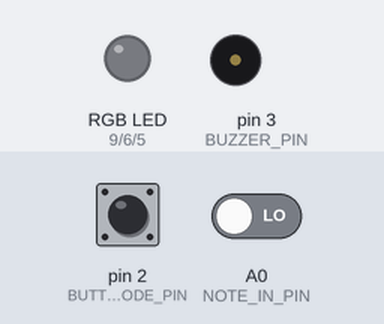
Recording of a sketch running on a simulated Arduino Uno, built with avr-gcc and run on an emulated ATmega328P. Shown: an RGB LED mixed from three pins (HIGH = lit), buzzer (waves = sounding). The inputs (shaded band) are chosen by the test bench; at power-on: pin 2 (BUTTON_MODE_PIN) LOW, A0 (NOTE_IN_PIN) LOW. Dim RGB values are drawn brighter than linear.

Above: at 1.2 s.
1.3 s: pin 2 (BUTTON_MODE_PIN) pulled HIGH for 1 s
At 3.2 s:
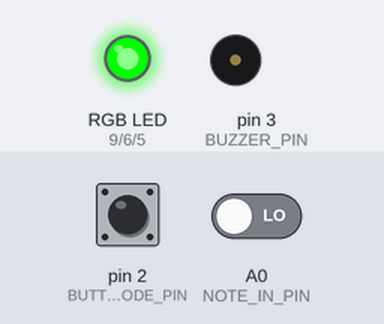
3.8 s: pin 2 (BUTTON_MODE_PIN) pulled HIGH for 3.2 s
At 5.3 s:
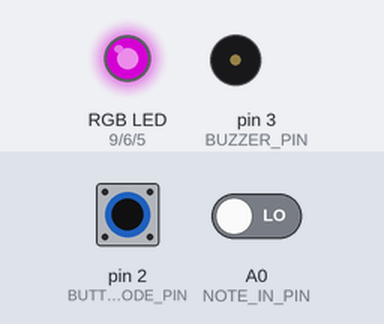
9.0 s: pin 2 (BUTTON_MODE_PIN) pulled HIGH for 0.15 s
At 9.7 s:
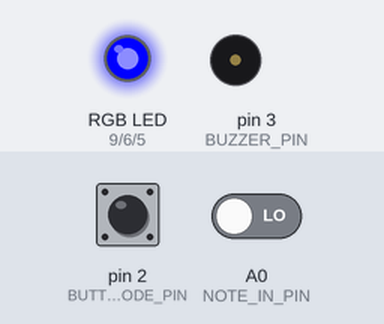
10.8 s: A0 (NOTE_IN_PIN) driven HIGH
At 11.4 s:
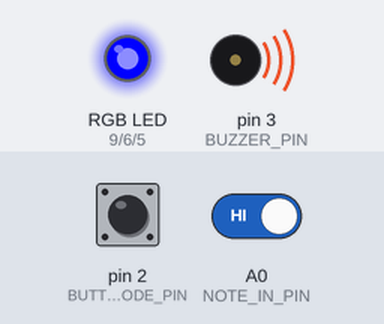
12.3 s: pin 2 (BUTTON_MODE_PIN) pulled HIGH for 0.15 s
At 13.5 s:
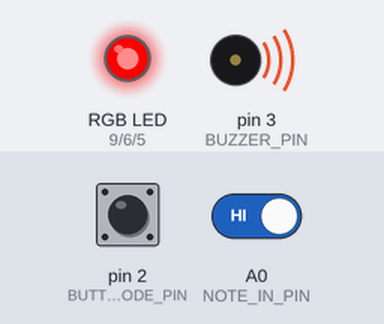
14.2 s: A0 (NOTE_IN_PIN) driven LOW
At 14.7 s:
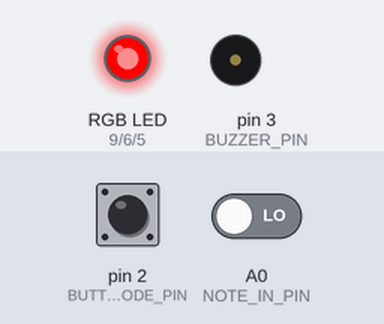
Timing chart, 0 to 16.8 s (numbered marks = the images above; inputs shaded):
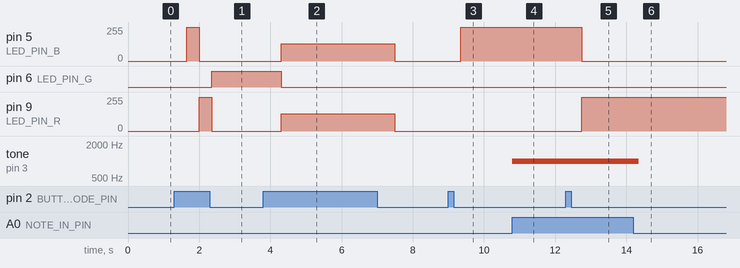

Measured:
- after the input at 1.3 s, pin 5 (LED_PIN_B): 0/255 → 255/255 after 0.35 s, → 0/255 0.35 s later; pin 6 (LED_PIN_G): LOW → HIGH after 1.1 s; pin 9 (LED_PIN_R): 0/255 → 255/255 after 0.70 s, → 0/255 0.35 s later
- after the input at 3.8 s, pin 5 (LED_PIN_B), pin 9 (LED_PIN_R): 0/255 → 128/255 after 0.50 s, → 0/255 3.2 s later; pin 6 (LED_PIN_G): HIGH → LOW after 0.50 s
- after the input at 9.0 s, pin 5 (LED_PIN_B): 0/255 → 255/255 after 0.35 s
- after the input at 10.8 s, tone on pin 3 (BUZZER_PIN): silent → 1000 Hz at once
- after the input at 12.3 s, pin 5 (LED_PIN_B): 255/255 → 0/255 after 0.45 s; pin 9 (LED_PIN_R): 0/255 → 255/255 after 0.45 s
- after the input at 14.2 s, tone on pin 3 (BUZZER_PIN): 1000 Hz → silent after 0.15 s

The sketch:

Petitclerc_Michael_etudeTwo.ino.ino
```cpp
/**********************ETUDE 2 CART 360 2017*******************************
   WELCOME!
   THE PURPOSE OF THIS EXERCISE IS TO DESIGN A VERY SIMPLE KEYBOARD (5 KEYS)
   WHICH ALLOWS YOU TO PLAY LIVE, RECORD, AND PLAYBACK.
   THERE WILL BE A BUTTON WHICH WHEN PRESSED WILL TAKE THE USER TO THE NEXT MODE:
   THERE ARE 5 POSSIBLE MODES
   0 ==  reset    ==   led off == also resets
   1 ==  live     ==   led BLUE
   2 ==  record   ==   led RED
   3 ==  play     ==   led GREEN
   4 ==  loopMODE ==   led PURPLE

   ADDITIONALLY - WHEN THE USER CHANGES MODE,
   THE RGB LED WILL CHANGE COLOR (ACCORDING TO THE SPECIFICATIONS)

   PLEASE FOLLOW THE INSTRUCTIONS IN THE COMMENTS:
   DO NOT ADD ANY MORE FUNCTION DEFINITIONS
   ONLY IMPLEMENT THE FUNCTION DEFINITIONS SUPPLIED
   THERE IS NO NEED TO ADD ANY NEW VARIABLES OR CONSTANTS
   PROVIDE COMMENTS FOR ANY OF THE CODE IMPLEMENTED
   GOOD LUCK!
*/
/**** CONSTANTS ********************************************************/

#define BUTTON_MODE_PIN 2 // Button to change the mode

// constants for RGB LED
#define LED_PIN_R 9 // R PIN
#define LED_PIN_G 6 // G PIN
#define LED_PIN_B 5 // B PIN

// constant for note in (button-resistor ladder on breadboard)
# define NOTE_IN_PIN A0

//constant for max number of notes in array
#define MAX_NOTES 16

// a constant for duration
const int duration = 200;

// constant for pin to output for buzzer
#define BUZZER_PIN 3 // PWM

/******** VARIABLES *****************************************************/
// counter for how many notes we have
int countNotes = 0;
// array to hold the notes played (for record/play mode)
int notes [MAX_NOTES];
int mode = 0; // start at off

/*************************************************************************/


/**********************SETUP() DO NOT CHANGE*******************************/
// Declare pin mode for the single digital input
void setup() {
  pinMode(BUTTON_MODE_PIN, INPUT);
}

/**********************LOOP() DO NOT CHANGE *******************************
   INSTRUCTIONS:
   There is NO NEED to change the loop - it establishes the flow of the program
   We call here 3 functions repeatedly:
   1: chooseMode(): this function will determine the mode that your program is in
   based on if the button (linked to the BUTTON_MODE_PIN) was pressed
   2: setRGB(): will set the color of the RGB LED based on the value of the mode variable
   3: selectMode(): will determine which function to call based on the value of the mode variable

**************************************************************************/
void loop() {
  chooseMode();
  setRGB();
  selectMode();
}
/******************CHOOSEMODE(): IMPLEMENT *********************************
   INSTRUCTIONS:
   Read the value from the Button (linked to the BUTTON_MODE_PIN) and
   if is being pressed then change the mode variable.
   REMEMBER:
   mode == 0 is reset
   mode == 1 is live
   mode == 2 is record
   mode == 3 is play
   mode == 4 is loopMode
   Every time the user presses the button, the program will go to the next mode,
   once it reaches 4, it should go back to mode == 0.
   (i.e. if mode ==2 and we press, then mode ==3) ...
**************************************************************************/
void chooseMode() {
  int buttonVal = digitalRead(BUTTON_MODE_PIN);

  //Checks to see if button is pressed. When it is, mode is increased by 1. Whent he value hits 5, it is reset to 0;
  if (buttonVal == HIGH) {
    mode ++;
    //Small delay to allow smooth rotation of modes.
    delay(350);
  } else if (mode >= 5) {
    mode = 0;
    //Small delay to allow smooth rotation of modes.
    delay(350);
  }
}

/******************SETRGB(): IMPLEMENT *********************************
   INSTRUCTIONS:
   Depending on the value of the mode variable:
   if the mode is 0 - RGB LED IS OFF
   if the mode is 1 - RGB LED IS BLUE
   if mode is 2 - RGB LED IS RED
   if mode is 3 - RGB LED IS GREEN
   if mode is 4 - RGB LED iS PURPLE
   YOU MUST USE A SWITCH CASE CONSTRUCT (NOT A SERIES OF IF / ELSE STATEMENTS
**************************************************************************/
void setRGB() {
  //Sets RGB as outputs on the Arduino
  pinMode(LED_PIN_R, OUTPUT);
  pinMode(LED_PIN_G, OUTPUT);
  pinMode(LED_PIN_B, OUTPUT);

  //Switch function that established the color of the RGB bulb depending on the mode of the program.
  switch (mode) {
    case 0:
      //No light
      digitalWrite(LED_PIN_R, LOW);
      digitalWrite(LED_PIN_G, LOW);
      digitalWrite(LED_PIN_B, LOW);
      break;
    case 1:
      //Blue light
      digitalWrite(LED_PIN_R, LOW);
      digitalWrite(LED_PIN_G, LOW);
      digitalWrite(LED_PIN_B, HIGH);
      break;
    case 2:
      //Red light
      digitalWrite(LED_PIN_R, HIGH);
      digitalWrite(LED_PIN_G, LOW);
      digitalWrite(LED_PIN_B, LOW);
      break;
    case 3:
      //Green light
      digitalWrite(LED_PIN_R, LOW);
      digitalWrite(LED_PIN_G, HIGH);
      digitalWrite(LED_PIN_B, LOW);
      break;
    case 4:
      //Purple light
      analogWrite(LED_PIN_R, 128);
      analogWrite(LED_PIN_G, 0);
      analogWrite(LED_PIN_B, 128);
      break;
  }
}
/**********************SELECTMODE() DO NOT CHANGE *******************************
   INSTRUCTIONS:
   There is NO NEED to change this function - it selects WHICH function should run based on the mode variable
   There are 4 possibilities
   1: reset(): this function will reset any arrays etc, and will do nothing else
   2: live(): this function will play the corresponding notes
   to the user pressing the respective buttons.
   NOTE:: the notes played are NOT stored
   3: record(): this function will play the corresponding notes
   to the user pressing the respective buttons
   AND will STORE up to 16 consecutive notes in an array.
   4: play(): this function will playback any notes stored in the array that were recorded
   in the previous mode
   5: loopMode(): this function will playback any notes stored in the array that were recorded,
   BUT unlike the previous mode, you can choose in which sequence the notes are played.
   REQUIRED: only play notes from the array (no live stuff)

******************************************************************************/
void selectMode() {
  if (mode == 0) {
    reset();
  }
  else if (mode == 1) {
    live();
  }
  else if (mode == 2) {
    record();
  }

  else if (mode == 3) {
    play();
  }

  else if (mode == 4) {
    loopMode();
  }
}
/******************RESET(): IMPLEMENT **************************************
   INSTRUCTIONS:
   this function should ensure that any notes recorded are no longer available
**************************************************************************/
//Array that goes through the stored values of notes, and resets them.
void reset() {
  for (int i = 0; i ++; i <= 16) {
    notes[i] = 0;
  }
}
/******************LIVE(): IMPLEMENT **************************************
   INSTRUCTIONS:
   this function will play the corresponding notes
   to the user pressing the respective buttons
   NOTE:: the notes played are NOT stored
   SO: you need read in the input from the analog input (linked to the button-resistor ladder combo)
   THEN - output the note to the buzzer using the tone() function
**************************************************************************/
void live() {
  //Sets the tone buttons as inputs
  pinMode(NOTE_IN_PIN, INPUT);

  //If one of the analog buttons is pressed, a tone goes off.
  int buttonVal = digitalRead(NOTE_IN_PIN);
  if (buttonVal == HIGH) {
    tone(BUZZER_PIN, 1000);
    //A set delay between notes
    delay(duration);
  } else if (buttonVal == LOW) {
    //If the button isnt pressed there will be no tone.
    noTone(BUZZER_PIN);
  }
}
/******************RECORD(): IMPLEMENT **********************************
   INSTRUCTIONS:
   this function will play the corresponding notes
   to the user pressing the respective buttons
   AND will STORE up to 16 consecutive notes in an array.
   SO:you need read in the input from the analog input (linked to the button-resistor ladder combo)
   AND - output the note to the buzzer using the tone() function
   THEN store that note in the array  - BE CAREFUL - you can only allow for up to MAX_NOTES to be stored
**************************************************************************/
void record(){
  //Sets the tone buttons as inputs
  pinMode(NOTE_IN_PIN, INPUT);
  //Sets the tone value
  int toneVal = 1000;

  //Condition that cycles through notes when they are pressed. They are stored in an array to be used in the play mode.
  int buttonVal = digitalRead(NOTE_IN_PIN);
  if (buttonVal == HIGH) {
    tone(BUZZER_PIN, toneVal);
    delay(duration);

    //Condition checking if the array hasnt been maxed out.
    if (countNotes < MAX_NOTES) {
      notes[countNotes] = toneVal;
      countNotes ++;
    }
    delay(200);
  } else if (buttonVal == LOW) {
    noTone(BUZZER_PIN);
  }
}
/******************PLAY(): IMPLEMENT ************************************
   INSTRUCTIONS:
   this function will playback any notes stored in the array that were recorded
   in the previous mode
   SO: you need to go through the array of values (be careful - the user may not have put in MAX_NOTES)
   READ each value IN ORDER
   AND output each note to the buzzer using the tone() function
   ALSO: as long as we are in this mode, the notes are played over and over again
   BE CAREFUL: make sure you allow for the user to get to another mode from the mode button...
**************************************************************************/
void play() {
  //Sets countNotes to 0 for the coming condition.
  countNotes = 0;
  //Condition that plays out the notes recorded in the previous mode with use of the notes array.
  if (countNotes < 16) {
    tone(BUZZER_PIN, notes[countNotes]);
    delay(200);
    noTone(BUZZER_PIN);
    delay(200);
    countNotes++;
  }
}
/******************LOOPMODE(): IMPLEMENT *********************************
   INSTRUCTIONS:
   this function will playback any notes stored in the array that were recorded
   in the previous mode
   SO: you need to go through the array of values (be careful - the user may not have put in MAX_NOTES)
   READ values IN ANY ORDERING (You MUST use the array - but you can determine your own sequence)
   AND output each note to the buzzer using the tone() function
   ALSO: as long as we are in this mode, the notes are played over and over again
   BE CAREFUL: make sure you allow for the user to get to another mode from the mode button...
**************************************************************************/
void loopMode() {
  //Sets countNotes to 0 for the coming condition.
  countNotes = 0;
  //Condition that plays out the notes recorded in the previous mode with use of the notes array.
  if (countNotes < 16) {
    tone(BUZZER_PIN, notes[countNotes]);
    delay(200);
    noTone(BUZZER_PIN);
    delay(200);
    countNotes++;
  }

  //Same line of work as in live.
  int buttonVal = digitalRead(NOTE_IN_PIN);
  if (buttonVal == HIGH) {
    tone(BUZZER_PIN, 1000);
    delay(duration);
  } else if (buttonVal == LOW) {
    noTone(BUZZER_PIN);
  }
}

/**************************************************************************/
```
